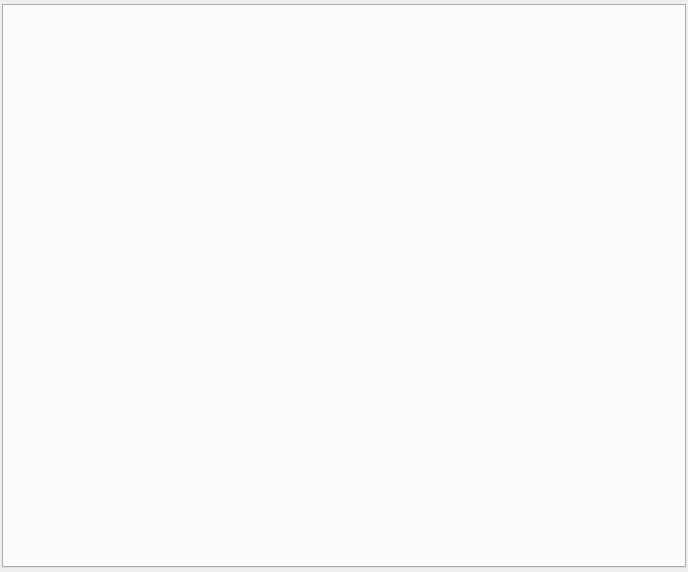
<?xml version="1.0" encoding="UTF-8"?>
<ui version="4.0">
 <class>FullViewWindow</class>
 <widget class="QWidget" name="FullViewWindow">
  <property name="geometry">
   <rect>
    <x>0</x>
    <y>0</y>
    <width>688</width>
    <height>572</height>
   </rect>
  </property>
  <property name="windowTitle">
   <string>Form</string>
  </property>
  <layout class="QVBoxLayout" name="verticalLayout">
   <property name="spacing">
    <number>0</number>
   </property>
   <property name="leftMargin">
    <number>2</number>
   </property>
   <property name="topMargin">
    <number>4</number>
   </property>
   <property name="rightMargin">
    <number>2</number>
   </property>
   <property name="bottomMargin">
    <number>4</number>
   </property>
   <item>
    <widget class="QTabWidget" name="tabWidget">
     <property name="tabShape">
      <enum>QTabWidget::Triangular</enum>
     </property>
     <property name="currentIndex">
      <number>-1</number>
     </property>
     <property name="tabsClosable">
      <bool>true</bool>
     </property>
     <property name="movable">
      <bool>false</bool>
     </property>
     <property name="tabBarAutoHide">
      <bool>true</bool>
     </property>
    </widget>
   </item>
  </layout>
 </widget>
 <resources/>
 <connections/>
</ui>
